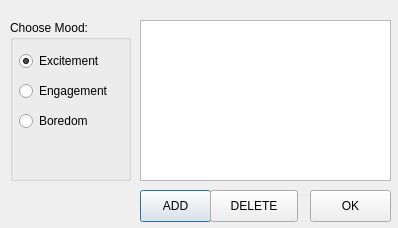
<?xml version="1.0" encoding="UTF-8"?>
<ui version="4.0">
 <class>SettingsPlaylistDialog</class>
 <widget class="QDialog" name="SettingsPlaylistDialog">
  <property name="geometry">
   <rect>
    <x>0</x>
    <y>0</y>
    <width>398</width>
    <height>228</height>
   </rect>
  </property>
  <property name="windowTitle">
   <string>Dialog</string>
  </property>
  <widget class="QPushButton" name="addSong_Button">
   <property name="geometry">
    <rect>
     <x>140</x>
     <y>190</y>
     <width>71</width>
     <height>32</height>
    </rect>
   </property>
   <property name="text">
    <string>ADD</string>
   </property>
  </widget>
  <widget class="QListWidget" name="song_listWidget">
   <property name="geometry">
    <rect>
     <x>140</x>
     <y>20</y>
     <width>251</width>
     <height>161</height>
    </rect>
   </property>
  </widget>
  <widget class="QGroupBox" name="emotion_Groupbox">
   <property name="geometry">
    <rect>
     <x>10</x>
     <y>20</y>
     <width>121</width>
     <height>161</height>
    </rect>
   </property>
   <property name="title">
    <string>Choose Mood:</string>
   </property>
   <widget class="QRadioButton" name="excitement_radioButton">
    <property name="geometry">
     <rect>
      <x>9</x>
      <y>30</y>
      <width>101</width>
      <height>22</height>
     </rect>
    </property>
    <property name="text">
     <string>Excitement</string>
    </property>
    <property name="checked">
     <bool>true</bool>
    </property>
   </widget>
   <widget class="QRadioButton" name="engagement_radioButton">
    <property name="geometry">
     <rect>
      <x>9</x>
      <y>60</y>
      <width>101</width>
      <height>22</height>
     </rect>
    </property>
    <property name="text">
     <string>Engagement</string>
    </property>
   </widget>
   <widget class="QRadioButton" name="boredom_radioButton">
    <property name="geometry">
     <rect>
      <x>9</x>
      <y>90</y>
      <width>101</width>
      <height>22</height>
     </rect>
    </property>
    <property name="text">
     <string>Boredom</string>
    </property>
   </widget>
  </widget>
  <widget class="QPushButton" name="deleteSong_Button">
   <property name="geometry">
    <rect>
     <x>210</x>
     <y>190</y>
     <width>88</width>
     <height>32</height>
    </rect>
   </property>
   <property name="text">
    <string>DELETE</string>
   </property>
  </widget>
  <widget class="QPushButton" name="apply_Button">
   <property name="geometry">
    <rect>
     <x>310</x>
     <y>190</y>
     <width>81</width>
     <height>32</height>
    </rect>
   </property>
   <property name="text">
    <string>OK</string>
   </property>
  </widget>
 </widget>
 <resources/>
 <connections/>
</ui>
